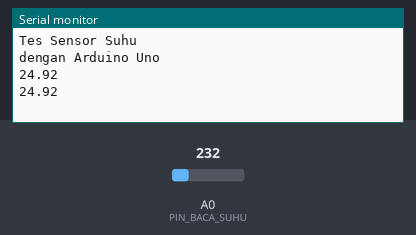
Simulated run of this sketch. Board: Arduino Uno, built with avr-gcc and run on an emulated ATmega328P. Shown: the last lines printed to the serial monitor. The test bench sets the inputs (shaded band); at power-on: A0 (PIN_BACA_SUHU) = 232.

Above: at 1.8 s.
1.9 s: A0 (PIN_BACA_SUHU) set to 250
At 2.8 s:
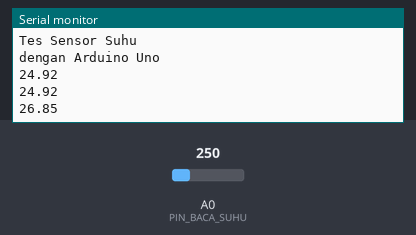
3.4 s: A0 (PIN_BACA_SUHU) set to 266
At 4.8 s:
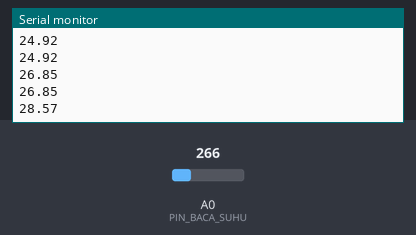
Timing chart, 0 to 6.4 s (numbered marks = the images above; inputs shaded):
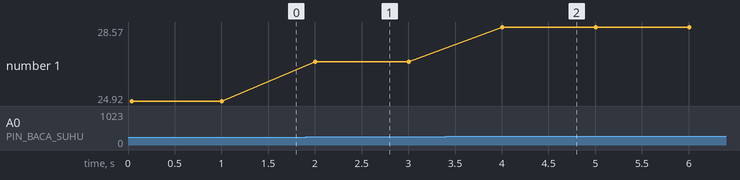

Measured:
- after the input at 1.9 s, the serial monitor: prints a new line after 0.10 s (image 1)
- after the input at 3.4 s, the serial monitor: prints a new line after 0.60 s (image 2)
- plotted number 1: 24.92 → 26.85 after the input at 1.9 s, 26.85 → 28.57 after the input at 3.4 s

The sketch:

sketch_jul11a.ino
```cpp
const int PIN_BACA_SUHU = A0;

void setup() {
  analogReference(INTERNAL);
  Serial.begin(9600);
  Serial.println("Tes Sensor Suhu");
  Serial.println("dengan Arduino Uno");
}

void loop() {
  float suhu = analogRead(PIN_BACA_SUHU)/9.31;
  Serial.println(suhu);
  delay(1000);
}
```
